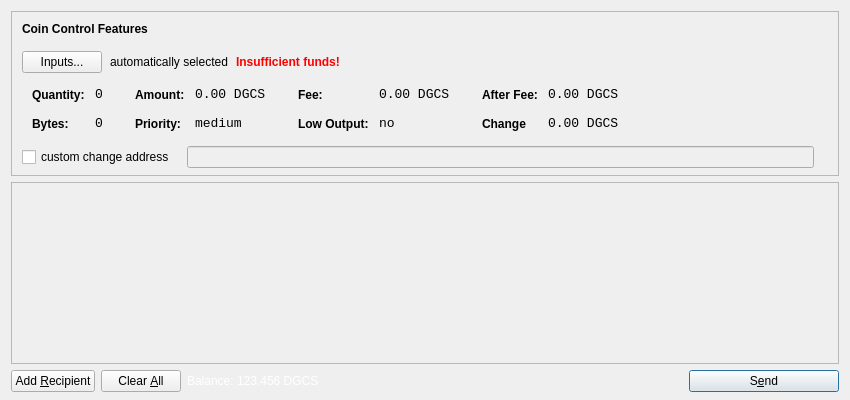
<?xml version="1.0" encoding="UTF-8"?>
<ui version="4.0">
 <class>SendCoinsDialog</class>
 <widget class="QDialog" name="SendCoinsDialog">
  <property name="geometry">
   <rect>
    <x>0</x>
    <y>0</y>
    <width>850</width>
    <height>400</height>
   </rect>
  </property>
  <property name="windowTitle">
   <string>Send Coins</string>
  </property>
  <property name="styleSheet">
   <string notr="true">QListView { background: transparent; }</string>
  </property>
  <layout class="QVBoxLayout" name="verticalLayout" stretch="0,1,0">
   <property name="bottomMargin">
    <number>8</number>
   </property>
   <item>
    <widget class="QFrame" name="frameCoinControl">
     <property name="sizePolicy">
      <sizepolicy hsizetype="Expanding" vsizetype="Expanding">
       <horstretch>0</horstretch>
       <verstretch>0</verstretch>
      </sizepolicy>
     </property>
     <property name="maximumSize">
      <size>
       <width>16777215</width>
       <height>16777215</height>
      </size>
     </property>
     <property name="styleSheet">
      <string notr="true">QListView { background: transparent; }</string>
     </property>
     <property name="frameShape">
      <enum>QFrame::StyledPanel</enum>
     </property>
     <property name="frameShadow">
      <enum>QFrame::Sunken</enum>
     </property>
     <layout class="QVBoxLayout" name="verticalLayoutCoinControl2">
      <property name="spacing">
       <number>6</number>
      </property>
      <property name="leftMargin">
       <number>0</number>
      </property>
      <property name="topMargin">
       <number>0</number>
      </property>
      <property name="rightMargin">
       <number>0</number>
      </property>
      <property name="bottomMargin">
       <number>6</number>
      </property>
      <item>
       <layout class="QVBoxLayout" name="verticalLayoutCoinControl" stretch="0,0,0,0,1">
        <property name="spacing">
         <number>0</number>
        </property>
        <property name="leftMargin">
         <number>10</number>
        </property>
        <property name="topMargin">
         <number>10</number>
        </property>
        <item>
         <layout class="QHBoxLayout" name="horizontalLayoutCoinControl1">
          <property name="bottomMargin">
           <number>15</number>
          </property>
          <item>
           <widget class="QLabel" name="labelCoinControlFeatures">
            <property name="sizePolicy">
             <sizepolicy hsizetype="Preferred" vsizetype="Maximum">
              <horstretch>0</horstretch>
              <verstretch>0</verstretch>
             </sizepolicy>
            </property>
            <property name="font">
             <font>
              <weight>75</weight>
              <bold>true</bold>
             </font>
            </property>
            <property name="styleSheet">
             <string notr="true">font-weight:bold;</string>
            </property>
            <property name="text">
             <string>Coin Control Features</string>
            </property>
           </widget>
          </item>
         </layout>
        </item>
        <item>
         <layout class="QHBoxLayout" name="horizontalLayoutCoinControl2" stretch="0,0,0,0">
          <property name="spacing">
           <number>8</number>
          </property>
          <property name="bottomMargin">
           <number>10</number>
          </property>
          <item>
           <widget class="QPushButton" name="pushButtonCoinControl">
            <property name="styleSheet">
             <string notr="true"/>
            </property>
            <property name="text">
             <string>Inputs...</string>
            </property>
           </widget>
          </item>
          <item>
           <widget class="QLabel" name="labelCoinControlAutomaticallySelected">
            <property name="text">
             <string>automatically selected</string>
            </property>
            <property name="margin">
             <number>5</number>
            </property>
           </widget>
          </item>
          <item>
           <widget class="QLabel" name="labelCoinControlInsuffFunds">
            <property name="font">
             <font>
              <weight>75</weight>
              <bold>true</bold>
             </font>
            </property>
            <property name="styleSheet">
             <string notr="true">color:red;font-weight:bold;</string>
            </property>
            <property name="text">
             <string>Insufficient funds!</string>
            </property>
            <property name="margin">
             <number>5</number>
            </property>
           </widget>
          </item>
          <item>
           <spacer name="horizontalSpacerCoinControl">
            <property name="orientation">
             <enum>Qt::Horizontal</enum>
            </property>
            <property name="sizeHint" stdset="0">
             <size>
              <width>40</width>
              <height>1</height>
             </size>
            </property>
           </spacer>
          </item>
         </layout>
        </item>
        <item>
         <widget class="QWidget" name="widgetCoinControl" native="true">
          <property name="sizePolicy">
           <sizepolicy hsizetype="Preferred" vsizetype="Preferred">
            <horstretch>0</horstretch>
            <verstretch>0</verstretch>
           </sizepolicy>
          </property>
          <property name="minimumSize">
           <size>
            <width>0</width>
            <height>0</height>
           </size>
          </property>
          <property name="styleSheet">
           <string notr="true"/>
          </property>
          <layout class="QHBoxLayout" name="horizontalLayoutCoinControl5">
           <property name="margin">
            <number>0</number>
           </property>
           <item>
            <layout class="QHBoxLayout" name="horizontalLayoutCoinControl3" stretch="0,0,0,1">
             <property name="spacing">
              <number>20</number>
             </property>
             <property name="topMargin">
              <number>0</number>
             </property>
             <property name="bottomMargin">
              <number>10</number>
             </property>
             <item>
              <layout class="QFormLayout" name="formLayoutCoinControl1">
               <property name="horizontalSpacing">
                <number>10</number>
               </property>
               <property name="verticalSpacing">
                <number>14</number>
               </property>
               <property name="leftMargin">
                <number>10</number>
               </property>
               <property name="topMargin">
                <number>4</number>
               </property>
               <property name="rightMargin">
                <number>6</number>
               </property>
               <item row="0" column="0">
                <widget class="QLabel" name="labelCoinControlQuantityText">
                 <property name="styleSheet">
                  <string notr="true">font-weight:bold;</string>
                 </property>
                 <property name="text">
                  <string>Quantity:</string>
                 </property>
                 <property name="margin">
                  <number>0</number>
                 </property>
                </widget>
               </item>
               <item row="0" column="1">
                <widget class="QLabel" name="labelCoinControlQuantity">
                 <property name="font">
                  <font>
                   <family>Monospace</family>
                   <pointsize>10</pointsize>
                  </font>
                 </property>
                 <property name="cursor">
                  <cursorShape>IBeamCursor</cursorShape>
                 </property>
                 <property name="contextMenuPolicy">
                  <enum>Qt::ActionsContextMenu</enum>
                 </property>
                 <property name="text">
                  <string>0</string>
                 </property>
                 <property name="margin">
                  <number>0</number>
                 </property>
                 <property name="textInteractionFlags">
                  <set>Qt::LinksAccessibleByMouse|Qt::TextSelectableByKeyboard|Qt::TextSelectableByMouse</set>
                 </property>
                </widget>
               </item>
               <item row="1" column="0">
                <widget class="QLabel" name="labelCoinControlBytesText">
                 <property name="styleSheet">
                  <string notr="true">font-weight:bold;</string>
                 </property>
                 <property name="text">
                  <string>Bytes:</string>
                 </property>
                </widget>
               </item>
               <item row="1" column="1">
                <widget class="QLabel" name="labelCoinControlBytes">
                 <property name="font">
                  <font>
                   <family>Monospace</family>
                   <pointsize>10</pointsize>
                  </font>
                 </property>
                 <property name="cursor">
                  <cursorShape>IBeamCursor</cursorShape>
                 </property>
                 <property name="contextMenuPolicy">
                  <enum>Qt::ActionsContextMenu</enum>
                 </property>
                 <property name="text">
                  <string>0</string>
                 </property>
                 <property name="textInteractionFlags">
                  <set>Qt::LinksAccessibleByMouse|Qt::TextSelectableByKeyboard|Qt::TextSelectableByMouse</set>
                 </property>
                </widget>
               </item>
              </layout>
             </item>
             <item>
              <layout class="QFormLayout" name="formLayoutCoinControl2">
               <property name="horizontalSpacing">
                <number>10</number>
               </property>
               <property name="verticalSpacing">
                <number>14</number>
               </property>
               <property name="leftMargin">
                <number>6</number>
               </property>
               <property name="topMargin">
                <number>4</number>
               </property>
               <property name="rightMargin">
                <number>6</number>
               </property>
               <item row="0" column="0">
                <widget class="QLabel" name="labelCoinControlAmountText">
                 <property name="styleSheet">
                  <string notr="true">font-weight:bold;</string>
                 </property>
                 <property name="text">
                  <string>Amount:</string>
                 </property>
                 <property name="margin">
                  <number>0</number>
                 </property>
                </widget>
               </item>
               <item row="0" column="1">
                <widget class="QLabel" name="labelCoinControlAmount">
                 <property name="font">
                  <font>
                   <family>Monospace</family>
                   <pointsize>10</pointsize>
                  </font>
                 </property>
                 <property name="cursor">
                  <cursorShape>IBeamCursor</cursorShape>
                 </property>
                 <property name="contextMenuPolicy">
                  <enum>Qt::ActionsContextMenu</enum>
                 </property>
                 <property name="text">
                  <string>0.00 DGCS</string>
                 </property>
                 <property name="textInteractionFlags">
                  <set>Qt::LinksAccessibleByMouse|Qt::TextSelectableByKeyboard|Qt::TextSelectableByMouse</set>
                 </property>
                </widget>
               </item>
               <item row="1" column="0">
                <widget class="QLabel" name="labelCoinControlPriorityText">
                 <property name="styleSheet">
                  <string notr="true">font-weight:bold;</string>
                 </property>
                 <property name="text">
                  <string>Priority:</string>
                 </property>
                </widget>
               </item>
               <item row="1" column="1">
                <widget class="QLabel" name="labelCoinControlPriority">
                 <property name="font">
                  <font>
                   <family>Monospace</family>
                   <pointsize>10</pointsize>
                  </font>
                 </property>
                 <property name="cursor">
                  <cursorShape>IBeamCursor</cursorShape>
                 </property>
                 <property name="contextMenuPolicy">
                  <enum>Qt::ActionsContextMenu</enum>
                 </property>
                 <property name="text">
                  <string>medium</string>
                 </property>
                 <property name="textInteractionFlags">
                  <set>Qt::LinksAccessibleByMouse|Qt::TextSelectableByKeyboard|Qt::TextSelectableByMouse</set>
                 </property>
                </widget>
               </item>
              </layout>
             </item>
             <item>
              <layout class="QFormLayout" name="formLayoutCoinControl3">
               <property name="horizontalSpacing">
                <number>10</number>
               </property>
               <property name="verticalSpacing">
                <number>14</number>
               </property>
               <property name="leftMargin">
                <number>6</number>
               </property>
               <property name="topMargin">
                <number>4</number>
               </property>
               <property name="rightMargin">
                <number>6</number>
               </property>
               <item row="0" column="0">
                <widget class="QLabel" name="labelCoinControlFeeText">
                 <property name="styleSheet">
                  <string notr="true">font-weight:bold;</string>
                 </property>
                 <property name="text">
                  <string>Fee:</string>
                 </property>
                 <property name="margin">
                  <number>0</number>
                 </property>
                </widget>
               </item>
               <item row="0" column="1">
                <widget class="QLabel" name="labelCoinControlFee">
                 <property name="font">
                  <font>
                   <family>Monospace</family>
                   <pointsize>10</pointsize>
                  </font>
                 </property>
                 <property name="cursor">
                  <cursorShape>IBeamCursor</cursorShape>
                 </property>
                 <property name="contextMenuPolicy">
                  <enum>Qt::ActionsContextMenu</enum>
                 </property>
                 <property name="text">
                  <string>0.00 DGCS</string>
                 </property>
                 <property name="textInteractionFlags">
                  <set>Qt::LinksAccessibleByMouse|Qt::TextSelectableByKeyboard|Qt::TextSelectableByMouse</set>
                 </property>
                </widget>
               </item>
               <item row="1" column="0">
                <widget class="QLabel" name="labelCoinControlLowOutputText">
                 <property name="styleSheet">
                  <string notr="true">font-weight:bold;</string>
                 </property>
                 <property name="text">
                  <string>Low Output:</string>
                 </property>
                </widget>
               </item>
               <item row="1" column="1">
                <widget class="QLabel" name="labelCoinControlLowOutput">
                 <property name="font">
                  <font>
                   <family>Monospace</family>
                   <pointsize>10</pointsize>
                  </font>
                 </property>
                 <property name="cursor">
                  <cursorShape>IBeamCursor</cursorShape>
                 </property>
                 <property name="contextMenuPolicy">
                  <enum>Qt::ActionsContextMenu</enum>
                 </property>
                 <property name="text">
                  <string>no</string>
                 </property>
                 <property name="textInteractionFlags">
                  <set>Qt::LinksAccessibleByMouse|Qt::TextSelectableByKeyboard|Qt::TextSelectableByMouse</set>
                 </property>
                </widget>
               </item>
              </layout>
             </item>
             <item>
              <layout class="QFormLayout" name="formLayoutCoinControl4">
               <property name="horizontalSpacing">
                <number>10</number>
               </property>
               <property name="verticalSpacing">
                <number>14</number>
               </property>
               <property name="leftMargin">
                <number>6</number>
               </property>
               <property name="topMargin">
                <number>4</number>
               </property>
               <property name="rightMargin">
                <number>6</number>
               </property>
               <item row="0" column="0">
                <widget class="QLabel" name="labelCoinControlAfterFeeText">
                 <property name="styleSheet">
                  <string notr="true">font-weight:bold;</string>
                 </property>
                 <property name="text">
                  <string>After Fee:</string>
                 </property>
                 <property name="margin">
                  <number>0</number>
                 </property>
                </widget>
               </item>
               <item row="0" column="1">
                <widget class="QLabel" name="labelCoinControlAfterFee">
                 <property name="font">
                  <font>
                   <family>Monospace</family>
                   <pointsize>10</pointsize>
                  </font>
                 </property>
                 <property name="cursor">
                  <cursorShape>IBeamCursor</cursorShape>
                 </property>
                 <property name="contextMenuPolicy">
                  <enum>Qt::ActionsContextMenu</enum>
                 </property>
                 <property name="text">
                  <string>0.00 DGCS</string>
                 </property>
                 <property name="textInteractionFlags">
                  <set>Qt::LinksAccessibleByMouse|Qt::TextSelectableByKeyboard|Qt::TextSelectableByMouse</set>
                 </property>
                </widget>
               </item>
               <item row="1" column="0">
                <widget class="QLabel" name="labelCoinControlChangeText">
                 <property name="styleSheet">
                  <string notr="true">font-weight:bold;</string>
                 </property>
                 <property name="text">
                  <string>Change</string>
                 </property>
                </widget>
               </item>
               <item row="1" column="1">
                <widget class="QLabel" name="labelCoinControlChange">
                 <property name="font">
                  <font>
                   <family>Monospace</family>
                   <pointsize>10</pointsize>
                  </font>
                 </property>
                 <property name="cursor">
                  <cursorShape>IBeamCursor</cursorShape>
                 </property>
                 <property name="contextMenuPolicy">
                  <enum>Qt::ActionsContextMenu</enum>
                 </property>
                 <property name="text">
                  <string>0.00 DGCS</string>
                 </property>
                 <property name="textInteractionFlags">
                  <set>Qt::LinksAccessibleByMouse|Qt::TextSelectableByKeyboard|Qt::TextSelectableByMouse</set>
                 </property>
                </widget>
               </item>
              </layout>
             </item>
            </layout>
           </item>
          </layout>
         </widget>
        </item>
        <item>
         <layout class="QHBoxLayout" name="horizontalLayoutCoinControl4" stretch="0,0,0">
          <property name="spacing">
           <number>12</number>
          </property>
          <property name="sizeConstraint">
           <enum>QLayout::SetDefaultConstraint</enum>
          </property>
          <property name="topMargin">
           <number>5</number>
          </property>
          <property name="rightMargin">
           <number>5</number>
          </property>
          <item>
           <widget class="QCheckBox" name="checkBoxCoinControlChange">
            <property name="text">
             <string>custom change address</string>
            </property>
           </widget>
          </item>
          <item>
           <widget class="QLineEdit" name="lineEditCoinControlChange">
            <property name="enabled">
             <bool>false</bool>
            </property>
            <property name="sizePolicy">
             <sizepolicy hsizetype="Expanding" vsizetype="Fixed">
              <horstretch>0</horstretch>
              <verstretch>0</verstretch>
             </sizepolicy>
            </property>
           </widget>
          </item>
          <item>
           <widget class="QLabel" name="labelCoinControlChangeLabel">
            <property name="sizePolicy">
             <sizepolicy hsizetype="Preferred" vsizetype="Expanding">
              <horstretch>0</horstretch>
              <verstretch>0</verstretch>
             </sizepolicy>
            </property>
            <property name="minimumSize">
             <size>
              <width>0</width>
              <height>0</height>
             </size>
            </property>
            <property name="text">
             <string/>
            </property>
            <property name="margin">
             <number>3</number>
            </property>
           </widget>
          </item>
         </layout>
        </item>
        <item>
         <spacer name="verticalSpacerCoinControl">
          <property name="orientation">
           <enum>Qt::Vertical</enum>
          </property>
          <property name="sizeHint" stdset="0">
           <size>
            <width>800</width>
            <height>1</height>
           </size>
          </property>
         </spacer>
        </item>
       </layout>
      </item>
     </layout>
    </widget>
   </item>
   <item>
    <widget class="QScrollArea" name="scrollArea">
     <property name="widgetResizable">
      <bool>true</bool>
     </property>
     <widget class="QWidget" name="scrollAreaWidgetContents">
      <property name="geometry">
       <rect>
        <x>0</x>
        <y>0</y>
        <width>828</width>
        <height>162</height>
       </rect>
      </property>
      <layout class="QVBoxLayout" name="verticalLayout_2">
       <property name="margin">
        <number>0</number>
       </property>
       <item>
        <layout class="QVBoxLayout" name="entries">
         <property name="spacing">
          <number>6</number>
         </property>
        </layout>
       </item>
       <item>
        <spacer name="verticalSpacer">
         <property name="orientation">
          <enum>Qt::Vertical</enum>
         </property>
         <property name="sizeHint" stdset="0">
          <size>
           <width>20</width>
           <height>40</height>
          </size>
         </property>
        </spacer>
       </item>
      </layout>
     </widget>
    </widget>
   </item>
   <item>
    <layout class="QHBoxLayout" name="horizontalLayout">
     <item>
      <widget class="QPushButton" name="addButton">
       <property name="toolTip">
        <string>Send to multiple recipients at once</string>
       </property>
       <property name="text">
        <string>Add &amp;Recipient</string>
       </property>
       <property name="icon">
        <iconset resource="../bitcoin.qrc">
         <normaloff>:/icons/add</normaloff>:/icons/add</iconset>
       </property>
       <property name="autoDefault">
        <bool>false</bool>
       </property>
      </widget>
     </item>
     <item>
      <widget class="QPushButton" name="clearButton">
       <property name="sizePolicy">
        <sizepolicy hsizetype="Minimum" vsizetype="Fixed">
         <horstretch>0</horstretch>
         <verstretch>0</verstretch>
        </sizepolicy>
       </property>
       <property name="toolTip">
        <string>Remove all transaction fields</string>
       </property>
       <property name="text">
        <string>Clear &amp;All</string>
       </property>
       <property name="icon">
        <iconset resource="../bitcoin.qrc">
         <normaloff>:/icons/remove</normaloff>:/icons/remove</iconset>
       </property>
       <property name="autoRepeatDelay">
        <number>300</number>
       </property>
       <property name="autoDefault">
        <bool>false</bool>
       </property>
      </widget>
     </item>
     <item>
      <layout class="QHBoxLayout" name="horizontalLayout_2">
       <property name="spacing">
        <number>3</number>
       </property>
       <item>
        <widget class="QLabel" name="label">
         <property name="sizePolicy">
          <sizepolicy hsizetype="Preferred" vsizetype="Fixed">
           <horstretch>0</horstretch>
           <verstretch>0</verstretch>
          </sizepolicy>
         </property>
	     <property name="styleSheet">
	      <string notr="true">color: rgb(255, 255, 255);</string>
		 </property>
         <property name="text">
          <string>Balance:</string>
         </property>
        </widget>
       </item>
       <item>
        <widget class="QLabel" name="labelBalance">
         <property name="sizePolicy">
          <sizepolicy hsizetype="Preferred" vsizetype="Fixed">
           <horstretch>0</horstretch>
           <verstretch>0</verstretch>
          </sizepolicy>
         </property>
         <property name="cursor">
          <cursorShape>IBeamCursor</cursorShape>
         </property>
		 <property name="styleSheet">
	      <string notr="true">color: rgb(255, 255, 255);</string>
		 </property>
         <property name="text">
          <string>123.456 DGCS</string>
         </property>
         <property name="textInteractionFlags">
          <set>Qt::LinksAccessibleByMouse|Qt::TextSelectableByKeyboard|Qt::TextSelectableByMouse</set>
         </property>
        </widget>
       </item>
      </layout>
     </item>
     <item>
      <spacer name="horizontalSpacer">
       <property name="orientation">
        <enum>Qt::Horizontal</enum>
       </property>
       <property name="sizeHint" stdset="0">
        <size>
         <width>40</width>
         <height>20</height>
        </size>
       </property>
      </spacer>
     </item>
     <item>
      <widget class="QPushButton" name="sendButton">
       <property name="minimumSize">
        <size>
         <width>150</width>
         <height>0</height>
        </size>
       </property>
       <property name="toolTip">
        <string>Confirm the send action</string>
       </property>
       <property name="text">
        <string>S&amp;end</string>
       </property>
       <property name="icon">
        <iconset resource="../bitcoin.qrc">
         <normaloff>:/icons/send</normaloff>:/icons/send</iconset>
       </property>
       <property name="default">
        <bool>true</bool>
       </property>
      </widget>
     </item>
    </layout>
   </item>
  </layout>
 </widget>
 <resources>
  <include location="../bitcoin.qrc"/>
 </resources>
 <connections/>
</ui>
